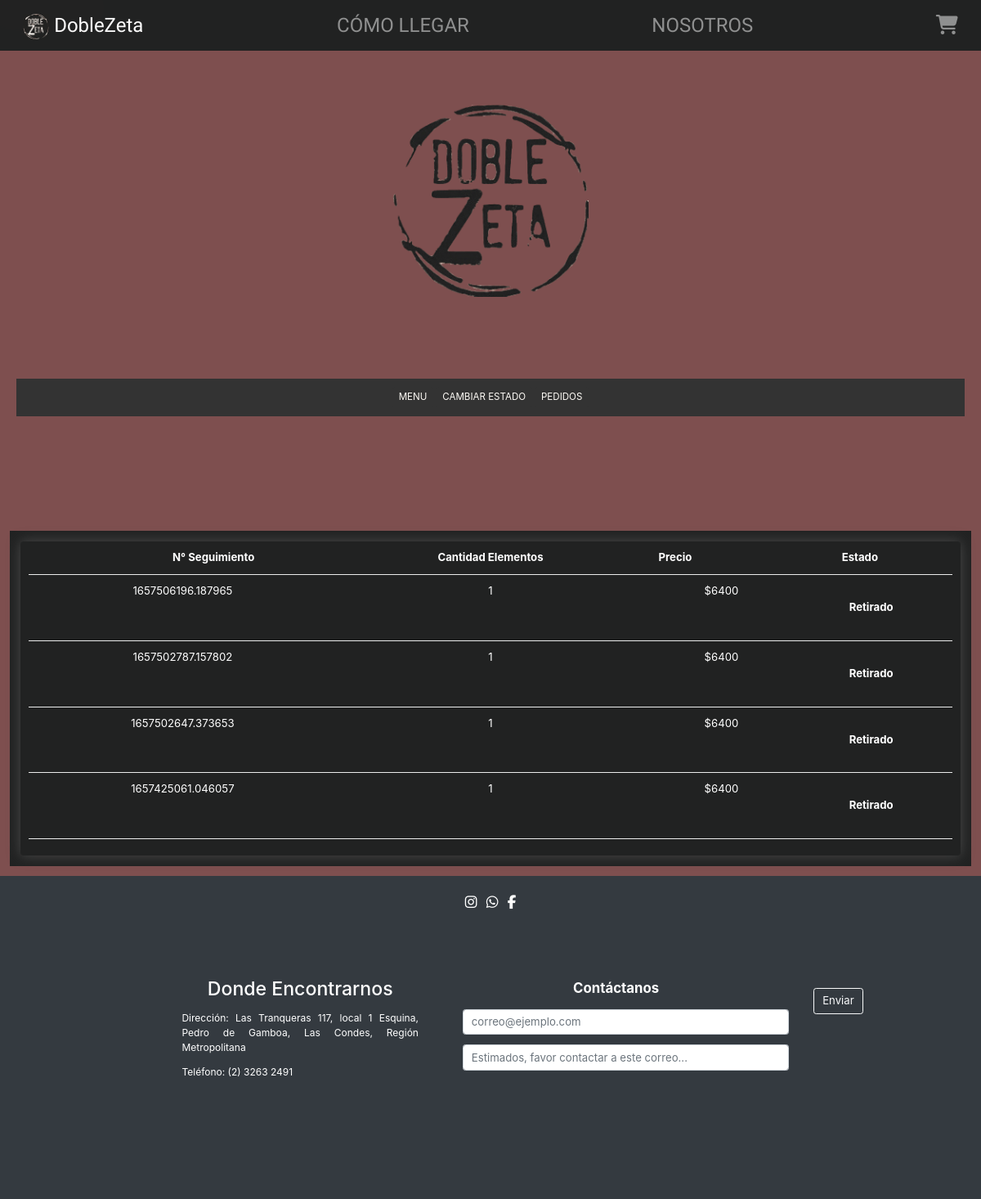
The page /pedidos/ (signed in) on the database its author committed.
### restaurant/models.py (models this page shows, shortened)
class Order(models.Model):
    cliente = models.ForeignKey(Customer, on_delete=models.SET_NULL, null=True, blank = True)
    date_ordered = models.DateTimeField(auto_now_add=True)
    pagoProcesado = models.BooleanField(default=False)
    enPreparacion = models.BooleanField(default=False)
    enRetiro = models.BooleanField(default=False)
    retirado = models.BooleanField(default=False)
    complete = models.BooleanField(default=False)
    transaction_id = models.CharField(max_length=100, null=True)
    def __str__(self):
        return str(self.id)
    @property
    def get_cart_total(self):
        orderitems = self.orderitem_set.all()
        total = sum([item.get_total for item in orderitems])
        return total
    @property
    def get_cart_items(self):
        orderitems = self.orderitem_set.all()
        total = sum([item.quantity for item in orderitems])
        return total

class OrderItem(models.Model):
    product = models.ForeignKey(Producto, on_delete = models.SET_NULL, blank = True,null=True)
    order = models.ForeignKey(Order, on_delete = models.SET_NULL,blank = True,null =True)
    quantity = models.IntegerField(default = 0, null=True, blank=True)
    date_added = models.DateTimeField(auto_now_add=True)
    @property
    def get_total(self):
        total = self.product.precio * self.quantity
        return total

class Producto(models.Model):
    cod_prod= models.AutoField( primary_key=True, verbose_name='id producto')
    nombre=models.CharField(max_length=25,verbose_name='Nombre Produtcto')
    desc= models.CharField(max_length=144, verbose_name="Descripcion")
    precio= models.IntegerField(verbose_name='precio')
    stock= models.IntegerField(verbose_name='stock', null=True, blank=True)
    img=models.ImageField(upload_to = 'restaurant/static/restaurant/img/',null=True,verbose_name='Imagen',blank=True)
    categoria=models.ForeignKey(Comida,null=True,on_delete=models.CASCADE)

### restaurant/views.py (the view)
# urls.py: path('pedidos/',pedidos,name='pedidos'),
def pedidos(request):
    if request.user.is_superuser:
        listaproductos = Order.objects.filter(retirado=True)
    else:
        listaproductos = Order.objects.filter(cliente=request.user.customer)
    print(listaproductos)
    data={
        'pedido' : listaproductos
    }
    return render(request,'restaurant/pedidos.html',data)

### restaurant/templates/restaurant/pedidos.html (shortened to what this page needs)
{% extends 'restaurant/main.html' %} {% load static %} {% block content %}
<div class="box-element">
    {% if pedido.count > 0 %}
    <div class="cart-row">
        <div style="flex:2"><strong>N° Seguimiento</strong></div>
        <div style="flex:1"><strong>Cantidad Elementos</strong></div>
        <div style="flex:1"><strong>Precio</strong></div>
        <div style="flex:1"><strong>Estado</strong></div>
    </div>
    {% for ped in pedido reversed %}
    <div class="cart-row2">
        <div style="flex:2">{{ped.transaction_id}}</div>
        <div style="flex:2">{{ped.get_cart_items}}</div>
        <div style="flex:1">${{ped.get_cart_total}}</div>
        <div style="flex:1">
            {% if ped.retirado == True %}
            <p class="quantity">Retirado</p>
            {% endif %}
        </div>
    </div>
    {% endfor %} {% else %}
    <div style="text-align:center"><strong>No Hay Pedidos Activos</strong></div>
    {%endif%}
</div>
{% endblock %}

### restaurant/static/restaurant/css/estilo.css (style rules this page uses)
html, body { height: 100%; }
body { background-color: #7e4f4f; color: #fffcf7; }
@media (min-width:320px) { ht html, body { height: 100%; font-size: 1rem; } }
@media (min-width:768px) { ht html, body { height: 100%; font-size: 2vw; } }
@media (min-width:768px) { main p { text-align: justify; margin: 20px; } }
@media (min-width:992px) { ht html, body { height: 100%; font-size: 1.6vw; } }
@media (min-width:992px) { main p { text-align: center; margin: 20px; } }
@media (min-width:1100px) { html, body { height: 100%; font-size: 1.1vw; } }
@media (min-width:1100px) { main p { text-align: center; margin: 20px; } }
.box-element { box-shadow: hsl(0, 0%, 29%) 0 0 16px; background-color: #212222; border-radius: 4px; padding: 10px; }
.cart-row { display: flex; text-align: center; align-items: flex-stretch; padding-bottom: 10px; margin-bottom: 10px; border-bottom: 1px solid #ececec }
.cart-row2 { display: flex; text-align: center; align-items: flex-stretch; padding-bottom: 10px; margin-bottom: 10px; border-bottom: 1px solid #ececec }
.quantity { display: inline-block; font-weight: 700; padding-right: 10px; }

### rows shown on the page
Order: transaction_id "1657506196.187965", get_cart_items "1", get_cart_total "6400", retirado "Retirado"
Order: transaction_id "1657502787.157802", get_cart_items "1", get_cart_total "6400", retirado "Retirado"
Order: transaction_id "1657502647.373653", get_cart_items "1", get_cart_total "6400", retirado "Retirado"
Order: transaction_id "1657425061.046057", get_cart_items "1", get_cart_total "6400", retirado "Retirado"
